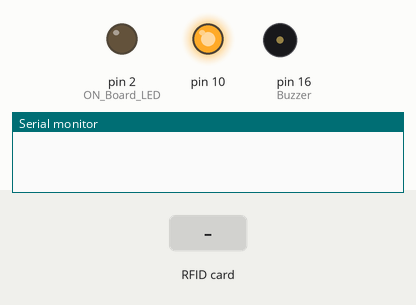
Bench run of a sketch on a simulated Arduino Uno, built with avr-gcc and run on an emulated ATmega328P. On the bench: output pins drawn as LEDs (lit = HIGH), buzzer (waves = sounding, pin HIGH), the last lines printed to the serial monitor. The test bench sets the inputs (shaded band).

Above: at 0.1 s.
At 1.7 s:
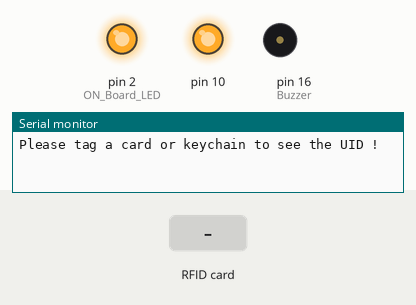
1.8 s: RFID card 5E 7A 19 C4 held to the reader
At 2.6 s:
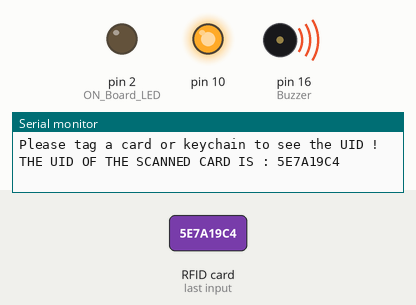
Timing chart, 0 to 4.8 s (numbered marks = the images above; inputs shaded):
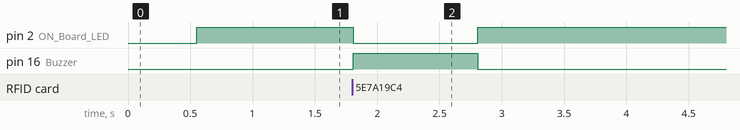

Measured:
- after the input at 1.8 s, pin 2 (ON_Board_LED): HIGH → LOW at once, → HIGH 1.0 s later; pin 16 (Buzzer): LOW → HIGH at once, → LOW 1.0 s later

The sketch:

reading_card_alone.ino
```cpp
/*
  # # # # # # # # # # # # # # # # # # # # # # # # # # # # # # # # # # # #                                                               #
  #                 Installation :                                      #
  # NodeMCU ESP8266/ESP12E    RFID MFRC522 / RC522                      #
  #         D2       <---------->   SDA/SS                              #
  #         D5       <---------->   SCK                                 #
  #         D7       <---------->   MOSI                                #
  #         D6       <---------->   MISO                                #
  #         GND      <---------->   GND                                 #
  #         D1       <---------->   RST                                 #
  #         3V/3V3   <---------->   3.3V                                #
  # # # # # # # # # # # # # # # # # # # # # # # # # # # # # # # # # # # #
*/

#include <SPI.h>
#include <MFRC522.h>

#define SS_PIN 4  //--> SDA / SS is connected to pinout D2
#define RST_PIN 5  //--> RST is connected to pinout D1

#define ON_Board_LED 2  //--> Defining an On Board LED, used for indicators when the process of connecting to a wifi router
#define Buzzer 16 // D0 pin for the buzzer

MFRC522 mfrc522(SS_PIN, RST_PIN);  //--> Create MFRC522 instance.

int readsuccess;
byte readcard[4];
char str[32] = "";
String StrUID;

void setup() {
  Serial.begin(115200); //--> Initialize serial communications with the PC

  SPI.begin();      //--> Init SPI bus

  mfrc522.PCD_Init(); //--> Init MFRC522 card

  delay(500);

  pinMode(ON_Board_LED, OUTPUT);
  pinMode(Buzzer, OUTPUT);
  digitalWrite(ON_Board_LED, HIGH); //--> Turn off Led On Board
  digitalWrite(Buzzer, LOW);

  Serial.println("");
  Serial.println("Please tag a card or keychain to see the UID !");
  Serial.println("");
}

void loop() {
  readsuccess = getid();

  if (readsuccess) {
    digitalWrite(ON_Board_LED, LOW);
    digitalWrite(Buzzer, HIGH);

    String UIDresultSend = StrUID;
    Serial.println(UIDresultSend);

    delay(1000);
    digitalWrite(ON_Board_LED, HIGH);
    digitalWrite(Buzzer, LOW);
  }
}

//----------------Procedure for reading and obtaining a UID from a card or keychain--------------//
int getid() {
  if (!mfrc522.PICC_IsNewCardPresent()) {
    return 0;
  }
  if (!mfrc522.PICC_ReadCardSerial()) {
    return 0;
  }

  Serial.print("THE UID OF THE SCANNED CARD IS : ");

  for (int i = 0; i < 4; i++) {
    readcard[i] = mfrc522.uid.uidByte[i]; //storing the UID of the tag in readcard
    array_to_string(readcard, 4, str);
    StrUID = str;
  }
  mfrc522.PICC_HaltA();
  return 1;
}

//----------------------------Procedure to change the result of reading an array UID into a string-----------------------------//
void array_to_string(byte array[], unsigned int len, char buffer[]) {
  for (unsigned int i = 0; i < len; i++)
  {
    byte nib1 = (array[i] >> 4) & 0x0F;
    byte nib2 = (array[i] >> 0) & 0x0F;
    buffer[i * 2 + 0] = nib1  < 0xA ? '0' + nib1  : 'A' + nib1  - 0xA;
    buffer[i * 2 + 1] = nib2  < 0xA ? '0' + nib2  : 'A' + nib2  - 0xA;
  }
  buffer[len * 2] = '\0';
}
```
